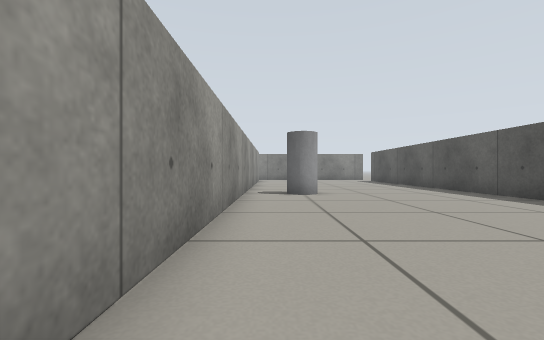
[1] (above)

21 first-person views from a walk through a robot-simulator world made for Gazebo. The camera is 0.39 m above the floor, looks level and sees 90° across. The floor is counted in squares, 0.5 m on a side. Each view is taken from the middle of a square. On the plan, view 1 faces up. The plan holds only what a view shows up to about 10 squares ahead; the rest is blank.

[2]
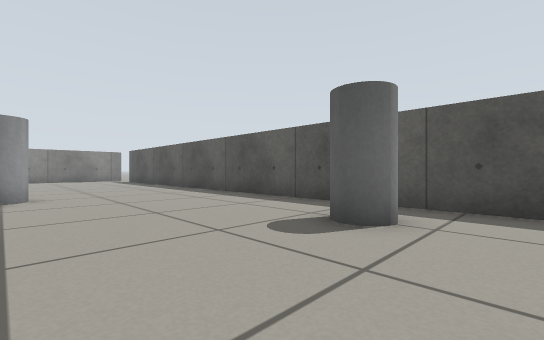

[3]
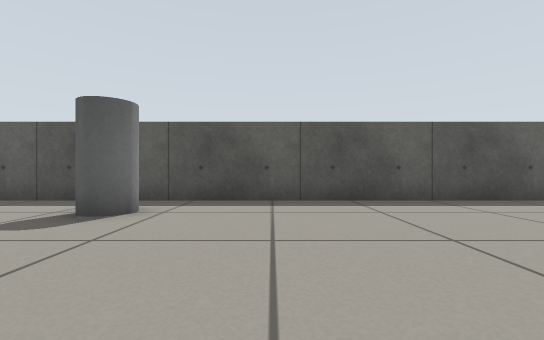

[4]
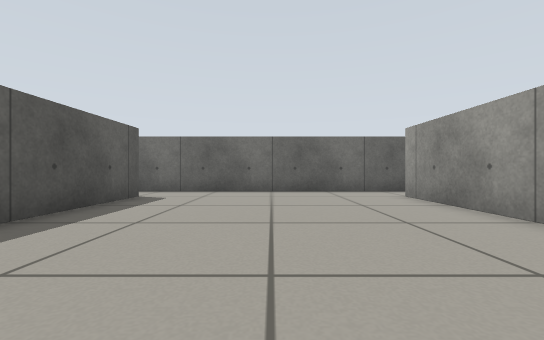

[5]
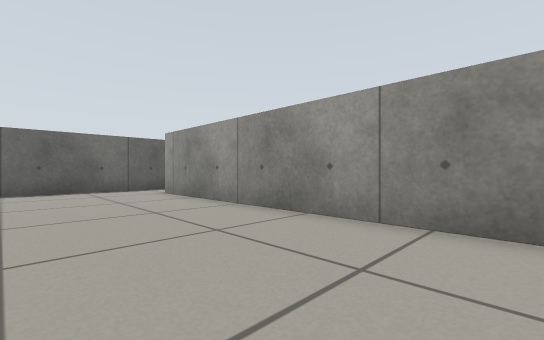

[6]
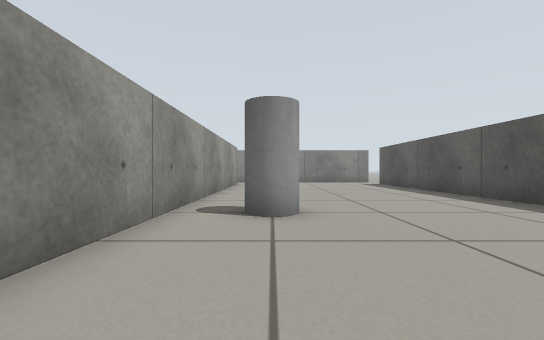

[7]
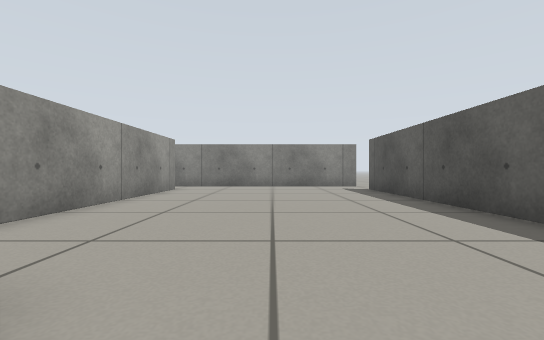

[8]
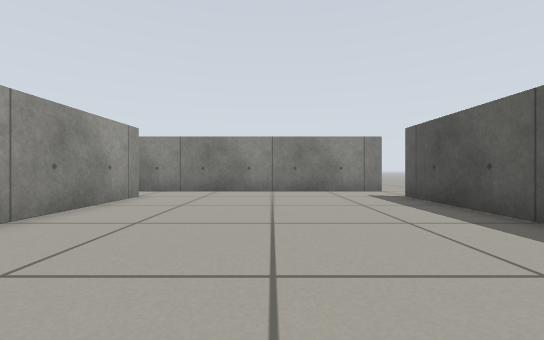

[9]
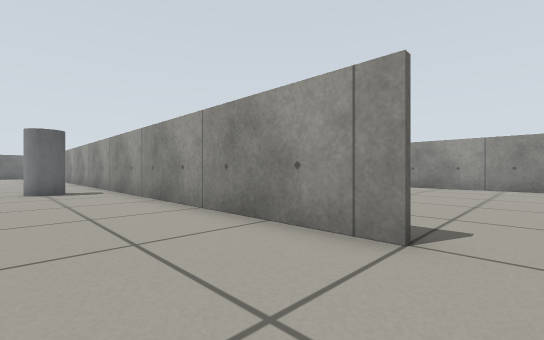

[10]
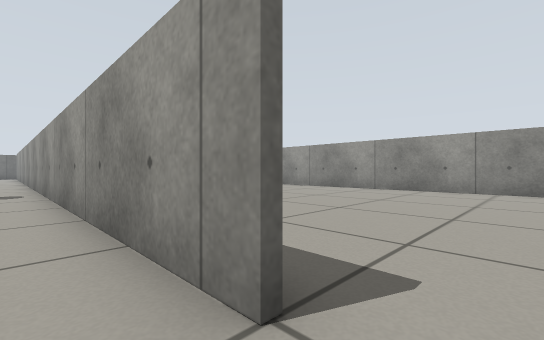

[11]
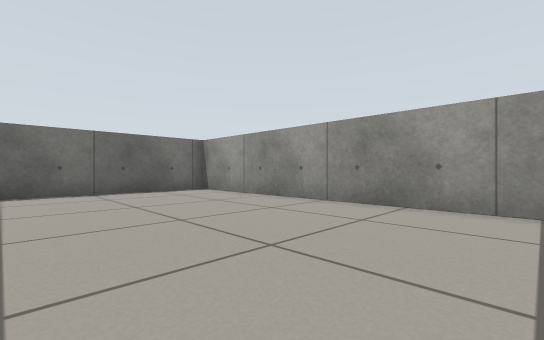

[12]
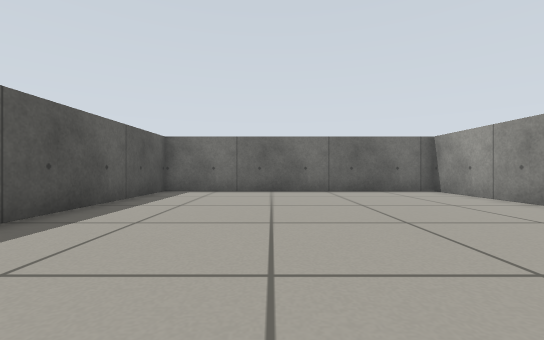

[13]
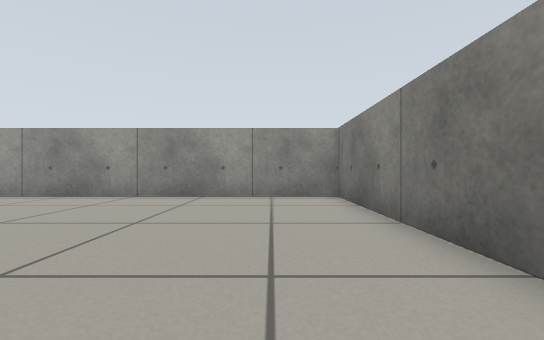

[14]
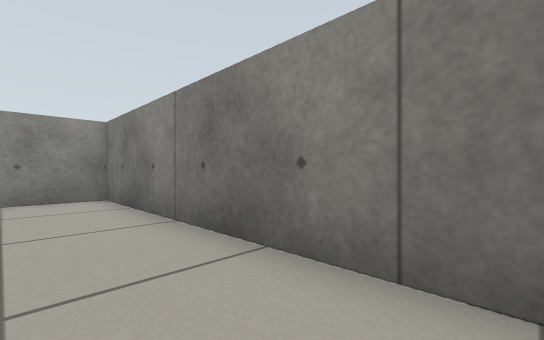

[15]
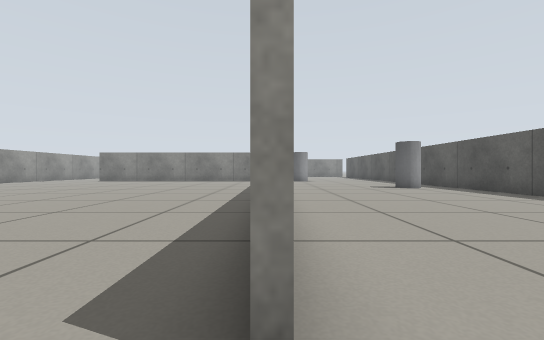

[16]
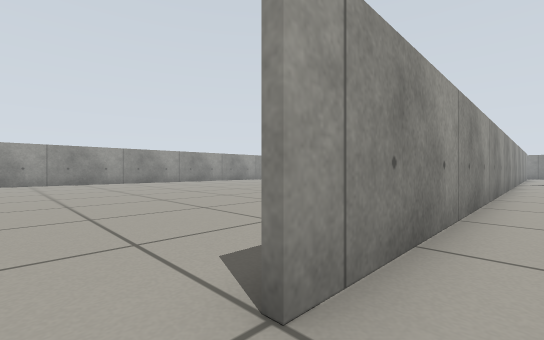

[17]
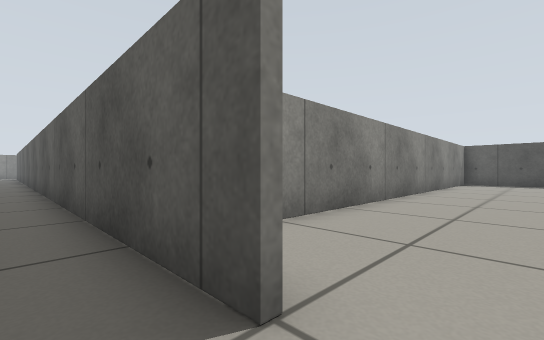

[18]
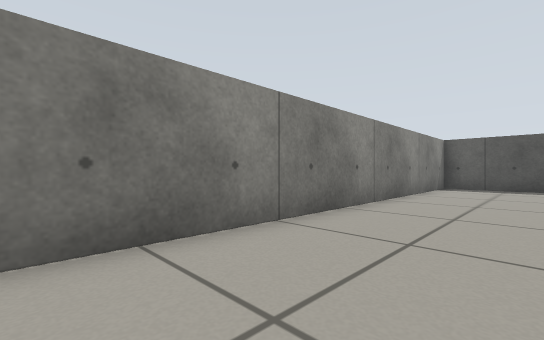

[19]
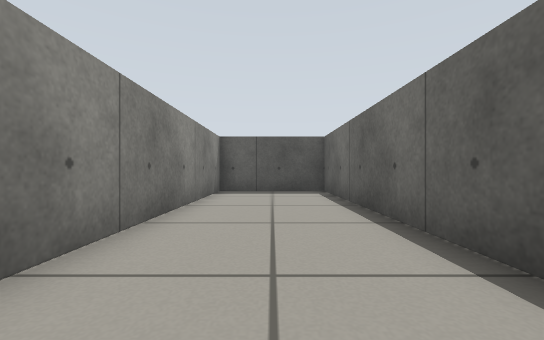

[20]
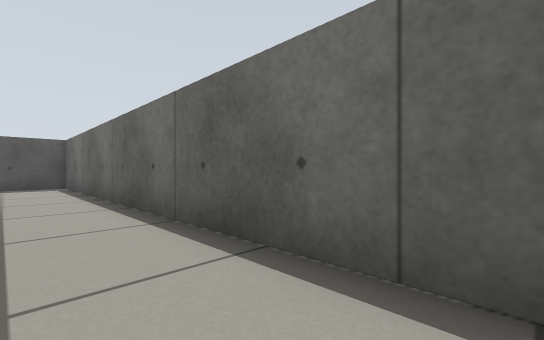

[21]
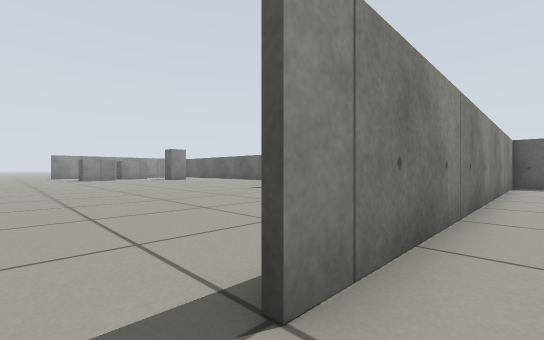

### Floor plan
Points are (right, up) in squares from view 1. A wall is a line through its corners. A room is listed if a view was taken in it or the views show most of it. See-through windows are left out.
Room 1 (views 1, 2, 3, 4, 5, 6, 7, 8, 9, 10, 15, 16, 17)
walls: (6.9, -9) (6.9, 19); (-0.9, 19.1) (-0.9, -9); (7, 20.9) (-1.5, 20.9); (-1.9, -10.9) (7.5, -10.9)
ways out: opening at (-1, 19.5) to room 2; opening at (7, -10) to room 3; opening at (-1, -10); opening at (6, 19.5)
objects: grey cylinder (1, 9); grey cylinder (5, 2)
Room 2 (views 11, 12, 13, 14)
walls: (-1.5, 20.9) (-10.9, 20.9) (-10.9, 9.1) (-1.1, 9.1) (-1.1, 15.1)
ways out: opening at (-1, 19.5) to room 1
Room 3 (views 18, 19, 20, 21)
walls: (7.5, -10.9) (22.9, -10.9) (22.9, -7.1) (9, -7.1)
ways out: opening at (7, -10) to room 1; opening at (8, -7)

Where each view was taken, in squares from view 1:
view 1: 0 up, 0 right, facing up
view 2: 0 up, 1 right, facing up-right
view 3: 1 down, 0 right, facing right
view 4: 1 down, 3 right, facing down
view 5: 0 up, 3 right, facing down-left
view 6: 4 up, 1 right, facing up
view 7: 8 up, 3 right, facing up
view 8: 11 up, 3 right, facing up
view 9: 20 up, 2 right, facing down-left
view 10: 20 up, 0 right, facing down-left
view 11: 19 up, 5 left, facing down-left
view 12: 19 up, 5 left, facing down
view 13: 19 up, 3 left, facing left
view 14: 19 up, 3 left, facing up-left
view 15: 10 down, 1 left, facing up
view 16: 10 down, 0 right, facing up-left
view 17: 10 down, 6 right, facing up-right
view 18: 10 down, 10 right, facing up-right
view 19: 9 down, 13 right, facing right
view 20: 9 down, 9 right, facing down-right
view 21: 8 down, 8 right, facing up-right
